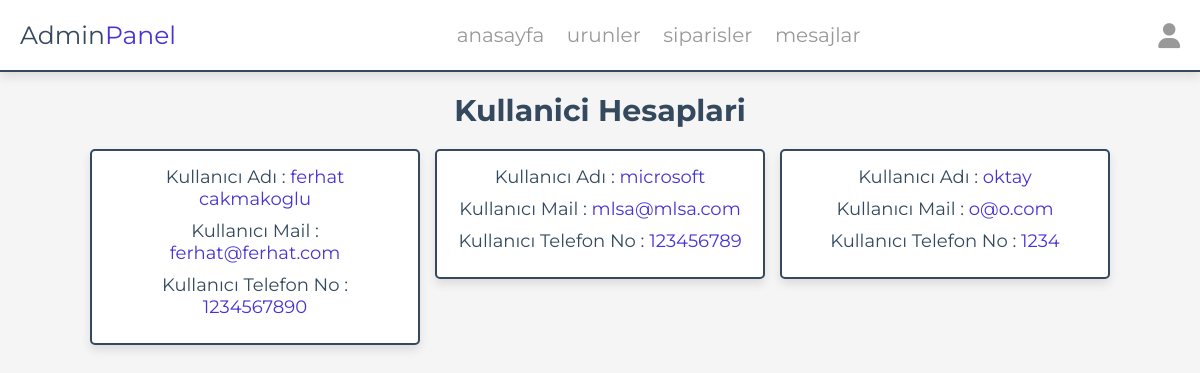
Page /admin/users_accounts.php (signed in) on the committed database.
### tables this page shows
CREATE TABLE `users` (
  `id` int NOT NULL,
  `name` varchar(20) NOT NULL,
  `email` varchar(50) NOT NULL,
  `number` varchar(10) NOT NULL,
  `password` varchar(50) NOT NULL,
  `address` varchar(500) DEFAULT NULL
);

### admin/users_accounts.php (the view, shortened to what this page needs)
<?php
include '../components/connect.php';
$admin_id = $_SESSION['admin_id'];
?>
<!DOCTYPE html>
<html lang="en">
<head>
   <link rel="stylesheet" href="https://cdnjs.cloudflare.com/ajax/libs/font-awesome/6.1.1/css/all.min.css">
   <link rel="stylesheet" href="../css/admin_style.css">
</head>
<body>
<?php include '../components/admin_header.php' ?>
<section class="accounts">
   <h1 class="heading">kullanici hesaplari</h1>
   <div class="box-container">
   <?php
      if($admin_id == 1){
         $select_account = $conn->prepare(
            "SELECT u.id, u.name, u.email, u.number, COUNT(o.id) AS number_of_orders
            FROM users u
            JOIN orders o ON u.id = o.user_id
            GROUP BY u.id, u.name, u.email, u.number"
         );
         $select_account->execute();
      }else{
         $select_account = $conn->prepare(
            "SELECT u.id, u.name, u.email, u.number, COUNT(o.id) AS number_of_orders
            FROM users u
            JOIN orders o ON u.id = o.user_id
            WHERE o.admin_id = $admin_id
            GROUP BY u.id, u.name, u.email, u.number"
         );
         $select_account->execute();
      }
      if($select_account->rowCount() > 0){
         while($fetch_accounts = $select_account->fetch(PDO::FETCH_ASSOC)){
   ?>
   <div class="box">
      <p> Kullanıcı Adı : <span><?= $fetch_accounts['name']; ?></span> </p>
      <p> Kullanıcı Mail : <span><?= $fetch_accounts['email']; ?></span> </p>
      <p> Kullanıcı Telefon No : <span><?= $fetch_accounts['number']; ?></span> </p>
   </div>
   <?php
      }
   }else{
      echo '<p class="empty">no accounts available</p>';
   }
   ?>
   </div>
</section>
</body>
</html>

### css/admin_style.css (style rules this page uses)
:root { --main-color:#4834d4; --red:#e74c3c; --orange:#f39c12; --black:#34495e; --white:#fff; --light-bg:#f5f5f5; --light-color:#999; --border:.2rem solid var(--black); --box-shadow:0 .5rem 1rem rgba(0,0,0,.1); }
* { font-family: 'Montserrat', sans-serif; margin:0; padding:0; box-sizing: border-box; text-decoration: none; outline: none; border:none; }
html { font-size: 62.5%; overflow-x: hidden; }
body { background-color: var(--light-bg); }
section { max-width: 1200px; margin:0 auto; padding:2rem; }
.heading { text-align: center; margin-bottom: 2rem; text-transform: capitalize; color:var(--black); font-size: 3rem; }
.accounts .box-container { display: grid; grid-template-columns: repeat(auto-fit, 33rem); gap:1.5rem; justify-content: center; align-items: flex-start; }
.accounts .box-container .box { background-color: var(--white); border-radius: .5rem; box-shadow: var(--box-shadow); border:var(--border); padding:2rem; padding-top: 1rem; text-align: center; }
.accounts .box-container .box p { padding: .5rem 0; font-size: 1.8rem; color:var(--black); }
.accounts .box-container .box p span { color:var(--main-color); }

### rows in the picture
users: name "ferhat cakmakoglu", email "ferhat@ferhat.com", number "1234567890"
users: name "microsoft", email "mlsa@mlsa.com", number "123456789"
users: name "oktay", email "o@o.com", number "1234"
